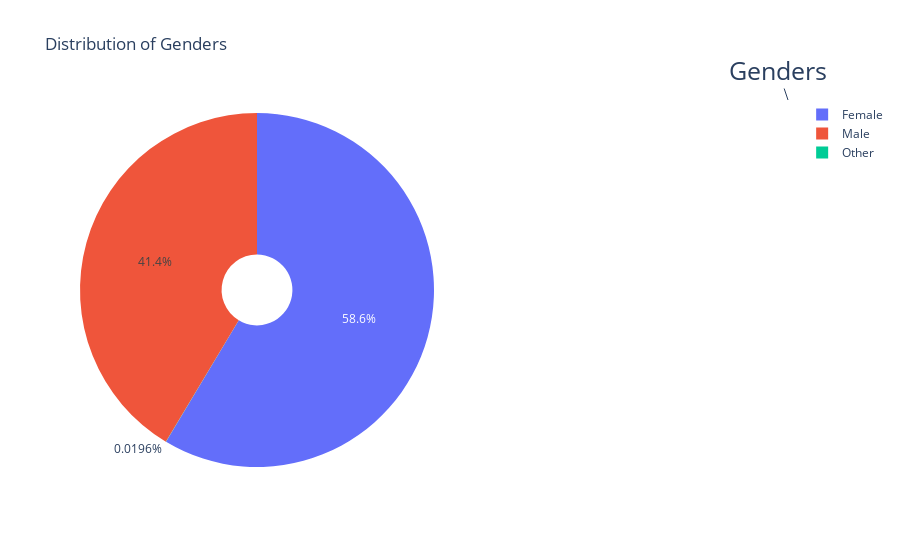

Notebook cell for this chart:
### Code cell
df = dataset

labels = dataset['gender'].value_counts().index
pie1 = dataset['gender'].value_counts().values
# figure
fig = {
  "data": [
    {
      "values": pie1,
      "labels": labels,
      "domain": {"x": [0, .5]},
      "name": "",
      "hoverinfo":"label+percent+name+value",
      "hole": .2,
      "type": "pie"
    },],
  "layout": {
        "title":"Distribution of Genders",
        "annotations": [
            { "font": { "size": 25},
              "showarrow": True,
              "text": "Genders",
                "x": 1,
                "y": 1,
            },
        ]
    }
}
iplot(fig)

### Figure 1 — Plotly figure (JSON) as saved in the notebook; plotly's stock layout.template omitted (floating-point values rounded to 4 significant figures)
{"data": [{"domain": {"x": [0, 0.5]}, "hole": 0.2, "hoverinfo": "label+percent+name+value", "labels": ["Female", "Male", "Other"], "name": "", "type": "pie", "values": [2994, 2115, 1]}], "layout": {"annotations": [{"font": {"size": 25}, "showarrow": true, "text": "Genders", "x": 1, "y": 1}], "title": {"text": "Distribution of Genders"}}}
